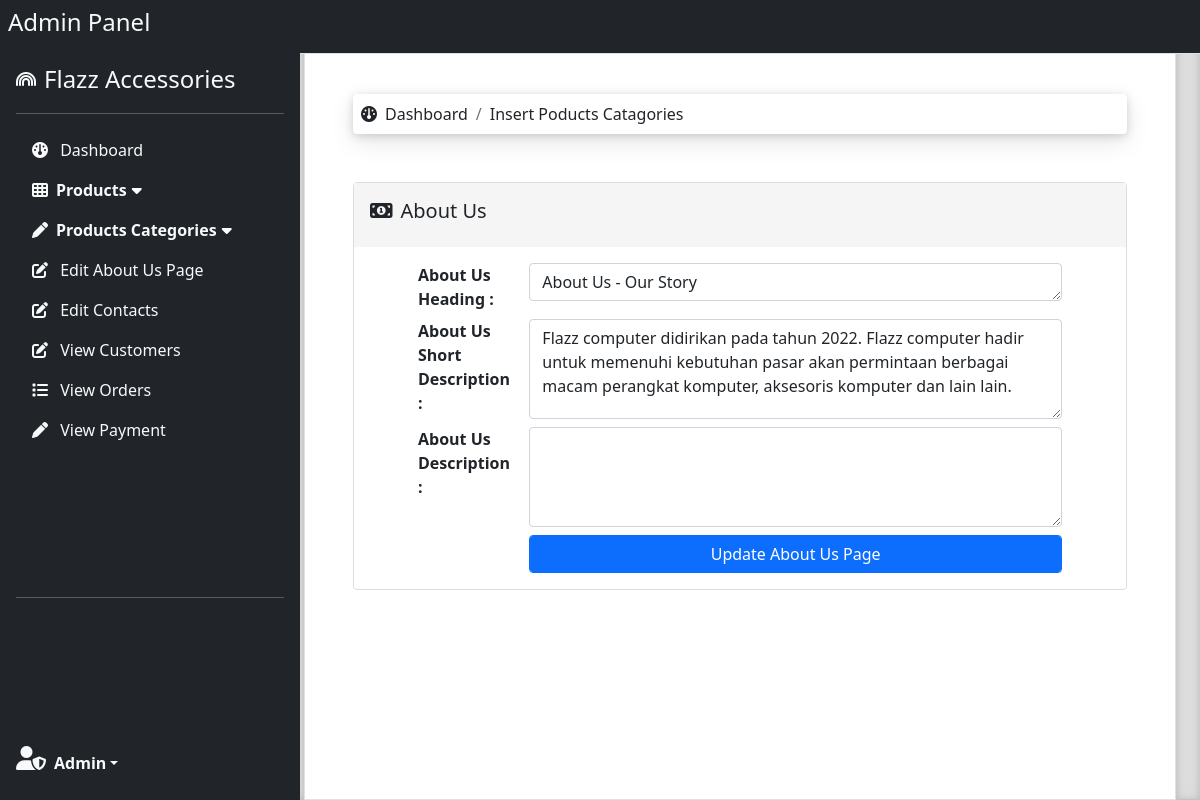
Screenshot of /Admin_Area/about_us.php (signed in) with the database file from the repository.
### tables this page shows
CREATE TABLE `about_us` (
  `id` int(10) NOT NULL,
  `Heading` text NOT NULL,
  `Short_Desc` text NOT NULL,
  `Long_Desc` text NOT NULL
);

### Admin_Area/about_us.php (the view, shortened to what this page needs)
<?php
include("include/Top.php");
include("database/Connection.php");
$about = $conn->query("SELECT * FROM about_us")->fetch_assoc();
?>
<div class="card" style="border-color:#DDDDDD;">
    <div class="card-body" style="background-color:#F5F5F5;">
        <h5 class="card-title"><i class="fa-solid fa-money-bill-1 me-2"></i>About Us</h5>
    </div>
    <div class="card-body">
        <div class="container px-5">
            <form method="post" action="about_us.php"  enctype="multipart/form-data">
                <div class="form-group row">
                    <div class="col-xl-2">
                        <label for="header"><b>About Us Heading :</b></label>
                    </div>
                    <div class="col-xl-10">
                        <textarea name="heading" id="heading" class="form-control" rows="1"><?php echo is_null($about)?'':$about['Heading'] ?></textarea>
                    </div>
                </div>
                <div class="form-group row mt-2">
                    <div class="col-xl-2">
                        <label for="short_desc"><b>About Us Short Description :</b></label>
                    </div>
                    <div class="col-xl-10">
                        <textarea name="short_desc" id="short_desc" class="form-control" style="min-height: 100px !important;"><?php echo is_null($about)?'':$about['Short_Desc'] ?></textarea>
                    </div>
                </div>
                <div class="form-group row mt-2">
                    <div class="col-xl-2">
                        <label for="long_desc"><b>About Us Description :</b></label>
                    </div>
                    <div class="col-xl-10">
                        <textarea name="long_desc" id="long_desc" class="form-control" style="min-height: 100px !important;"><?php echo is_null($about)?'':$about['Long_Desc'] ?></textarea>
                    </div>
                </div>
                <div class="form-group row mt-2">
                    <div class="col-xl-2">
                    </div>
                    <div class="col-xl-10">
                    <input type="submit" class="btn btn-primary form-control" name="submit" value="Update About Us Page">
                    </div>
                </div>
            </form>
        </div>
    </div>
</div>
<?php
include("include/Bottom.php");
?>

### Admin_Area/CSS/sidebars.css (style rules this page uses)
body { min-height: 100vh; min-height: -webkit-fill-available; }
html { height: -webkit-fill-available; }

### rows the page displays
about_us: heading "About Us - Our Story", short_desc "Flazz computer didirikan pada tahun 2022. Flazz computer hadir untuk memenuhi kebutuhan pasar akan permintaan berbagai macam perangkat komputer, aksesoris komputer dan lain lain."

### other values shown
$list "Dashboard"
$list "Insert Poducts Catagories"
